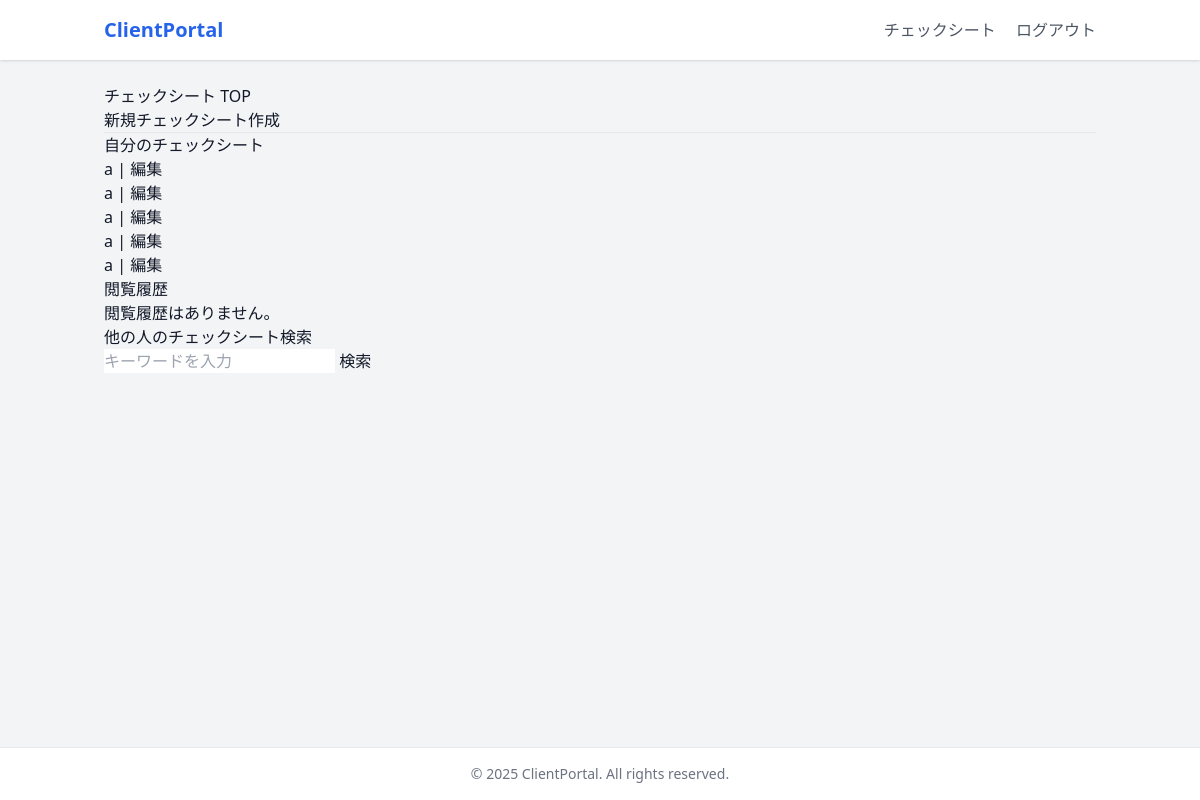
Before: /check_sheet/ (signed in) with the older database file.
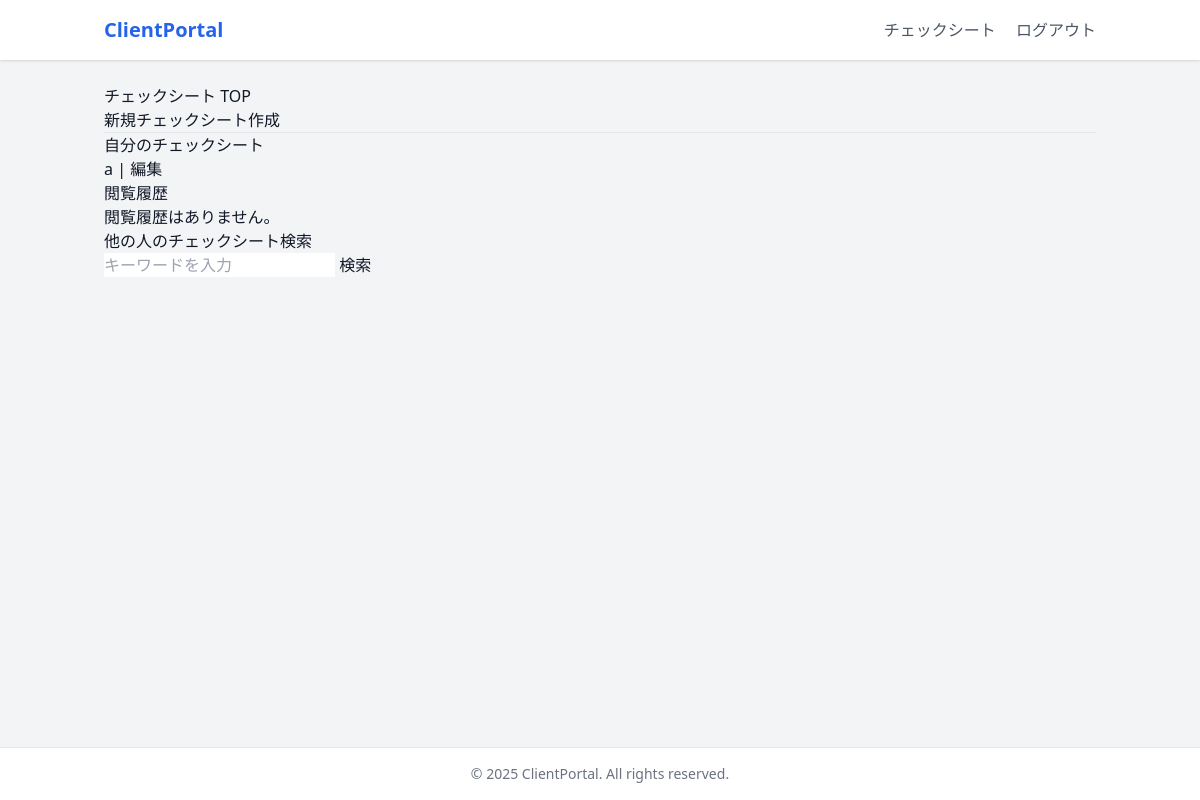
After: the same page with the newer database file.
### check_sheet/models.py (models this page shows, shortened)
class CheckSheet(models.Model):
    title = models.CharField(max_length=200, null=True, blank=True)  # チェックシートのタイトル
    description = models.TextField(null=True, blank=True)  # チェックシートの説明
    created_by = models.ForeignKey(User, on_delete=models.CASCADE, null=True, blank=True)  # 作成者（NRISユーザー）
    password = models.CharField(max_length=64, null=True, blank=True)  # クライアント用のパスワード
    id = models.CharField(primary_key=True, max_length=100, editable=False)
    system_name = models.CharField(max_length=100, null=True, blank=True)
    purpose = models.TextField(null=True, blank=True)
    environment = models.CharField(max_length=50, null=True, blank=True)
    language = models.CharField(max_length=50, null=True, blank=True)
    release_status = models.CharField(max_length=50, null=True, blank=True)
    url_or_ip = models.CharField(max_length=100, null=True, blank=True)
    host_name = models.CharField(max_length=100, null=True, blank=True)
    os = models.CharField(max_length=100, null=True, blank=True)
    web_server = models.CharField(max_length=100, null=True, blank=True)
    app_server = models.CharField(max_length=100, null=True, blank=True)
    framework = models.CharField(max_length=100, null=True, blank=True)
    db_server = models.CharField(max_length=100, null=True, blank=True)
    login_id = models.CharField(max_length=100, null=True, blank=True)
    login_password = models.CharField(max_length=100, null=True, blank=True)
    permission = models.CharField(max_length=100, null=True, blank=True)
    organization = models.CharField(max_length=100, null=True, blank=True)
    outsourcing_info = models.TextField(null=True, blank=True)
    aws_services = models.TextField(null=True, blank=True)
    session_timeout = models.IntegerField(null=True, blank=True)
    password_encryption = models.CharField(max_length=100, null=True, blank=True)
    password_expiry = models.IntegerField(null=True, blank=True)
    password_reuse_limit = models.IntegerField(null=True, blank=True)
    initial_password_change = models.BooleanField(null=True, blank=True)
    supported_browsers = models.TextField(null=True, blank=True)
    credit_card_info = models.TextField(null=True, blank=True)
    waf_info = models.TextField(null=True, blank=True)
    cms_info = models.TextField(null=True, blank=True)
    file_upload_info = models.TextField(null=True, blank=True)
    shell_info = models.TextField(null=True, blank=True)
    c_library_info = models.TextField(null=True, blank=True)
    log4j_info = models.TextField(null=True, blank=True)
    spring_info = models.TextField(null=True, blank=True)
    security_measures = models.TextField(null=True, blank=True)
    diagnostic_date = models.DateField(null=True, blank=True)
    diagnostic_time = models.TimeField(null=True, blank=True)
    extension_possible = models.BooleanField(null=True, blank=True)
    extension_contact = models.CharField(max_length=100, null=True, blank=True)
    report_recipient = models.CharField(max_length=100, null=True, blank=True)
    onsite_contact = models.CharField(max_length=100, null=True, blank=True)
    server_info = models.TextField(null=True, blank=True)
    diagnostic_ip_info = models.TextField(null=True, blank=True)
    diagnostic_notes = models.TextField(null=True, blank=True)

### check_sheet/views.py (the view)
# urls.py: path("", views.check_sheet_top, name="top"),
@guest_forbidden
def check_sheet_top(request):
    form = CheckSheetForm()
    my_sheets = CheckSheet.objects.filter(created_by=request.user)
    viewed_ids = request.session.get("viewed_check_sheets", [])
    viewed_sheets = CheckSheet.objects.filter(id__in=viewed_ids)
    q = request.GET.get("q")
    search_results = CheckSheet.objects.filter(title__icontains=q) if q else []
    context = {
        "form": form,
        "my_sheets": my_sheets,
        "viewed_sheets": viewed_sheets,
        "search_results": search_results,
    }
    return render(request, "check_sheet_top.html", context)

### check_sheet/forms.py
class CheckSheetForm(forms.ModelForm):
    class Meta:
        model = CheckSheet
        fields = ['title', 'description']  # ユーザーに入力してもらうフィールド

### core/functions/decorator.py (called while the page is built)
def guest_forbidden(view_func):
    @wraps(view_func)
    def _wrapped_view(request, *args, **kwargs):
        user = request.user
        if is_guest_user(user):
            return HttpResponseForbidden("ゲストユーザーはこの操作を許可されていません。")
        return view_func(request, *args, **kwargs)
    return _wrapped_view

### core/functions/userCheckHelper.py (called while the page is built)
def is_guest_user(user_or_username):
    if isinstance(user_or_username, User):
        return user_or_username.groups.filter(name="guest").exists()
    elif isinstance(user_or_username, str):
        return User.objects.filter(username=user_or_username, groups__name="guest").exists()
    else:
        return False

### check_sheet/templates/check_sheet_top.html (shortened to what this page needs)
{% extends 'base.html' %}
{% block content %}
<h1>チェックシート TOP</h1>
<h3><a href="{% url 'check_sheet:create' %}">新規チェックシート作成</a></h3>
<hr>
<h3>自分のチェックシート</h3>
<ul>
  {% for sheet in my_sheets %}
    <li>
      <a href="{% url 'check_sheet:detail' sheet.id %}">{{ sheet.title }}</a> |
      <a href="{% url 'check_sheet:edit' sheet.id %}">編集</a>
    </li>
  {% empty %}
    <li>作成されたチェックシートはありません。</li>
  {% endfor %}
</ul>
<h3>閲覧履歴</h3>
<ul>
  {% for sheet in viewed_sheets %}
    <li><a href="{% url 'check_sheet:detail' sheet.id %}">{{ sheet.title }}</a></li>
  {% empty %}
    <li>閲覧履歴はありません。</li>
  {% endfor %}
</ul>
<h3>他の人のチェックシート検索</h3>
<form method="get" action="{% url 'check_sheet:search' %}">
  <input type="text" name="q" placeholder="キーワードを入力">
  <button type="submit">検索</button>
</form>
{% endblock %}

### core/templates/base.html (shortened to what this page needs)
<!DOCTYPE html>
<html lang="ja">
<head>
    <script src="https://cdn.tailwindcss.com"></script>
</head>
<body class="bg-gray-100 text-gray-900 min-h-screen flex flex-col">
    <header class="bg-white shadow">
        <div class="container mx-auto px-4 py-4 flex justify-between items-center">
            <h1 class="text-xl font-bold text-blue-600">ClientPortal</h1>
            <nav>
                <a href="{% url 'check_sheet:top' %}" class="text-gray-600 hover:text-blue-500 mr-4">チェックシート</a>
                <a href="{% url 'logout' %}" class="text-gray-600 hover:text-red-500">ログアウト</a>
            </nav>
        </div>
    </header>
    <main class="flex-1 container mx-auto px-4 py-6">
        {% block content %}{% endblock %}
    </main>
    <footer class="bg-white border-t text-center text-sm text-gray-500 py-4">
        &copy; 2025 ClientPortal. All rights reserved.
    </footer>
</body>
</html>

Changed rows visible on the page:
removed CheckSheet: title "a"
removed CheckSheet: title "a"
removed CheckSheet: title "a"
removed CheckSheet: title "a"
